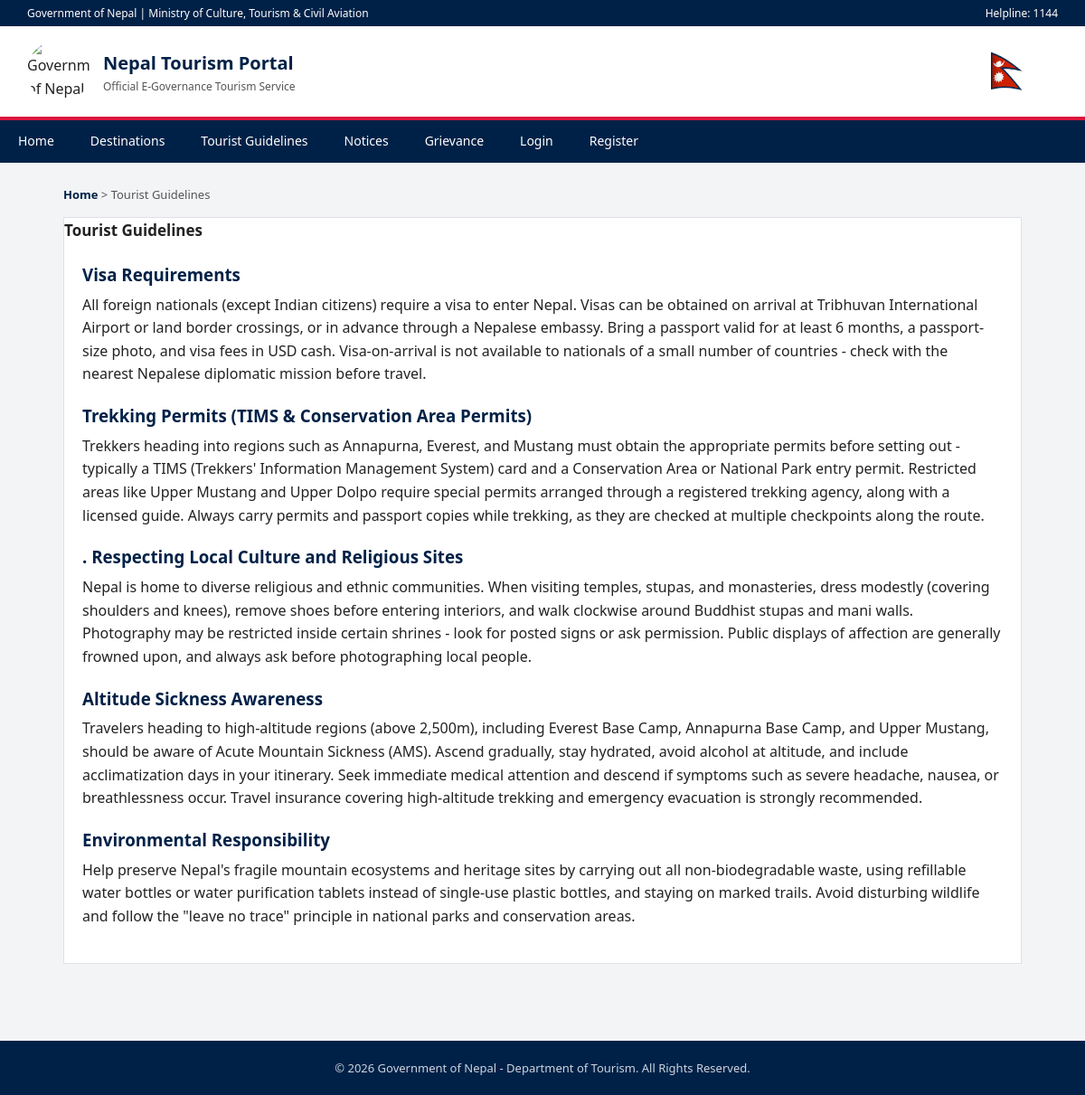
/guidelines/, run on the app's committed database.
### core/models.py (models this page shows, shortened)
class Guideline(models.Model):
    title = models.CharField(max_length=200)
    description = models.TextField()
    is_active = models.BooleanField(default=True)
    created_at = models.DateTimeField(auto_now_add=True)

### core/views.py (the view)
# urls.py: path('guidelines/', views.guidelines_view, name='guidelines'),
def guidelines_view(request):
    guidelines = Guideline.objects.filter(is_active=True)
    return render(request, 'core/guidelines.html', {'guidelines': guidelines})

### bookings/context_processors.py (called while the page is built)
def notification_count(request):
    if request.user.is_authenticated:
        count = Booking.objects.filter(
            tourist=request.user, is_seen_by_tourist=False
        ).count()
        return {'unread_booking_count': count}
    return {'unread_booking_count': 0}

### templates/core/guidelines.html (shortened to what this page needs)
{% extends 'base.html' %}
{% block content %}
<div class="breadcrumb"><a href="{% url 'home' %}">Home</a> &gt; Tourist Guidelines</div>
<div class="section">
    <div class="section-header"><h2>Tourist Guidelines</h2></div>
    <div class="section-body">
        {% for g in guidelines %}
            <div style="margin-bottom: 18px;">
                <h3 style="color:#002147; margin-bottom:6px;">{{ g.title }}</h3>
                <p>{{ g.description }}</p>
            </div>
        {% empty %}
            <p>No guidelines have been published yet.</p>
        {% endfor %}
    </div>
</div>
{% endblock %}

### static/css/style.css (style rules this page uses)
* { margin: 0; padding: 0; box-sizing: border-box; }
body { font-family: 'Segoe UI', Arial, Helvetica, sans-serif; background-color: #f2f4f6; color: #222; line-height: 1.6; }
a { text-decoration: none; color: inherit; }
.breadcrumb { font-size: 13px; color: #555; margin-bottom: 15px; }
.breadcrumb a { color: #002147; font-weight: 600; }
.section { background-color: #ffffff; border: 1px solid #dde2e6; margin-bottom: 25px; }
.section-header h2 { font-size: 17px; }
.section-body { padding: 20px; }

### data on the page
Guideline: title "Visa Requirements", description "All foreign nationals (except Indian citizens) require a visa to enter Nepal. Visas can be obtained on arrival at Tribhuvan International Airport or land border crossings, or in advance through a Nepalese embassy. Bring a passport valid for at least 6 months, a passport-size photo, and visa fees in USD cash. Visa-on-arrival is not available to nationals of a small number of countries - check with the nearest Nepalese diplomatic mission before travel."
Guideline: title "Trekking Permits (TIMS & Conservation Area Permits)", description "Trekkers heading into regions such as Annapurna, Everest, and Mustang must obtain the appropriate permits before setting out - typically a TIMS (Trekkers' Information Management System) card and a Conservation Area or National Park entry permit. Restricted areas like Upper Mustang and Upper Dolpo require special permits arranged through a registered trekking agency, along with a licensed guide. Always carry permits and passport copies while trekking, as they are checked at multiple checkpoints along the route."
Guideline: title ". Respecting Local Culture and Religious Sites", description "Nepal is home to diverse religious and ethnic communities. When visiting temples, stupas, and monasteries, dress modestly (covering shoulders and knees), remove shoes before entering interiors, and walk clockwise around Buddhist stupas and mani walls. Photography may be restricted inside certain shrines - look for posted signs or ask permission. Public displays of affection are generally frowned upon, and always ask before photographing local people."
Guideline: title "Altitude Sickness Awareness", description "Travelers heading to high-altitude regions (above 2,500m), including Everest Base Camp, Annapurna Base Camp, and Upper Mustang, should be aware of Acute Mountain Sickness (AMS). Ascend gradually, stay hydrated, avoid alcohol at altitude, and include acclimatization days in your itinerary. Seek immediate medical attention and descend if symptoms such as severe headache, nausea, or breathlessness occur. Travel insurance covering high-altitude trekking and emergency evacuation is strongly recommended."
Guideline: title "Environmental Responsibility", description "Help preserve Nepal's fragile mountain ecosystems and heritage sites by carrying out all non-biodegradable waste, using refillable water bottles or water purification tablets instead of single-use plastic bottles, and staying on marked trails. Avoid disturbing wildlife and follow the \"leave no trace\" principle in national parks and conservation areas."
